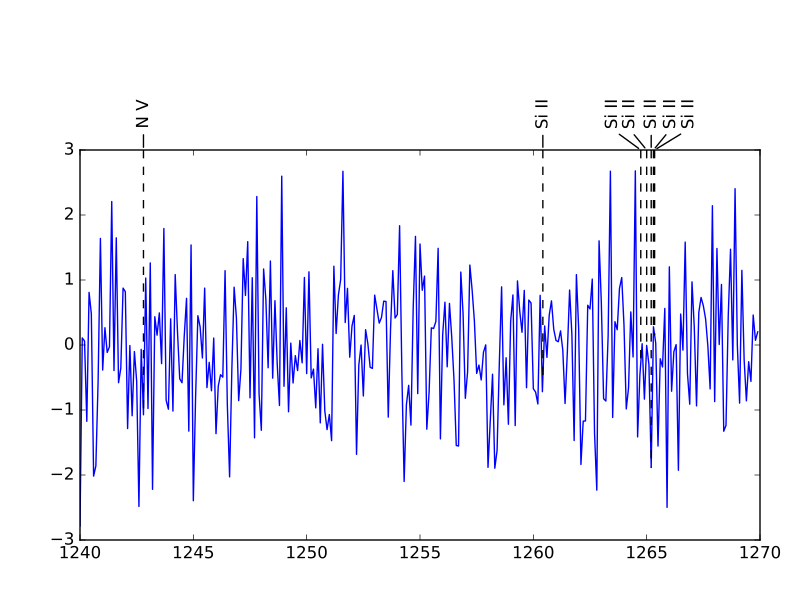

This figure's Python source:
import numpy as np
from matplotlib import pyplot as plt
import lineid_plot

wave = 1240 + np.arange(300) * 0.1
flux = np.random.normal(size=300)

line_wave = [1242.80, 1260.42, 1264.74, 1265.00, 1265.2, 1265.3, 1265.35]
line_label1 = ['N V', 'Si II', 'Si II', 'Si II', 'Si II', 'Si II', 'Si II']

lineid_plot.plot_line_ids(wave, flux, line_wave, line_label1)

plt.show()
